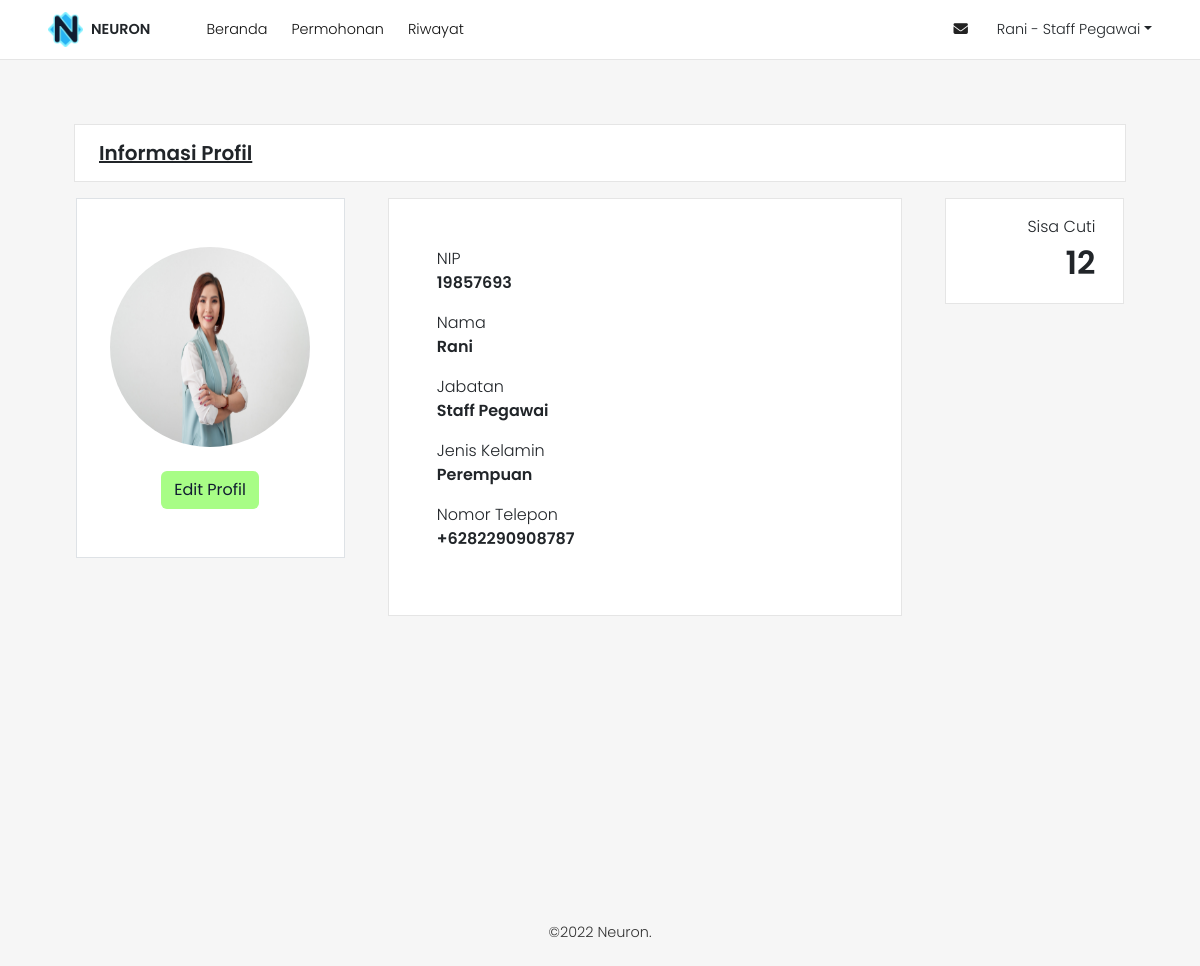
Screenshot of /hal/pegawai/index.php?hal=profil (signed in) with the database file from the repository.
### tables this page shows
CREATE TABLE `tb_pegawai` (
  `nip` int(25) NOT NULL,
  `nama_pegawai` varchar(255) NOT NULL,
  `jenis_kelamin` varchar(255) NOT NULL,
  `jabatan` varchar(255) NOT NULL,
  `no_telp` bigint(13) NOT NULL,
  `foto` varchar(255) NOT NULL,
  `jatah_cuti` int(11) NOT NULL,
  `password` varchar(255) NOT NULL,
  `id_akses` int(11) NOT NULL
);

### hal/pegawai/profil.php (the view, shortened to what this page needs)
<?php
$getData = $koneksi->query("SELECT * FROM tb_pegawai WHERE nip = '$getNip'");
while($row = $getData->fetch_assoc()){
 ?>
<div class="p-4 col-11 mx-auto">
	<div class="row-wrapp p-2 ps-4 pt-3">
		<h5 class="fw-semibold text-decoration-underline">Informasi Profil</h5>
	</div>
	<div class="row gap-1 justify-content-around mt-3">
		<div class="col-3 border border-1 p-5 row-wrapp left-p">
			<div class="profil d-flex flex-column align-items-center">
				<img src="../../assets/img/<?= $row['foto']; ?>" height="200" width="200" class="d-block rounded-circle">
			</div>
			<div class="text-center mt-4">
				<a href="" class="btn btn-cuti" data-bs-toggle="modal" data-bs-target="#editModal<?= $row['nip']; ?>">Edit Profil</a>
			</div>
		</div>
		<div class="col-6">
			<div class="row-wrapp p-5 flex-column">
				<div class="mb-3">
					<label>NIP</label>
					<br>
					<label class="fw-semibold"><?= $row['nip']; ?></label>
				</div>
				<div class="mb-3">
					<label>Nama</label>
					<br>
					<label class="fw-semibold"><?= $row['nama_pegawai']; ?></label>
				</div>
				<div class="mb-3">
					<label>Jabatan</label>
					<br>
					<label class="fw-semibold"><?= $row['jabatan']; ?></label>
				</div>
				<div class="mb-3">
					<label>Jenis Kelamin</label>
					<br>
					<label class="fw-semibold"><?= $row['jenis_kelamin']; ?></label>
				</div>
				<div class="mb-3">
					<label>Nomor Telepon</label>
					<br>
					<label class="fw-semibold">+62<?= $row['no_telp']; ?></label>
				</div>
			</div>
		</div>
		<div class="col-2">
			<div class="row row-wrapp p-3 text-end">
				<div>
					<label>Sisa Cuti</label>
					<br>
					<label class="fw-semibold fs-2"><?= $row['jatah_cuti']; ?></label>
				</div>
			</div>
		</div>
	</div>
</div>
<?php
}
 ?>

### assets/css/main.css (style rules this page uses)
* { font-family: 'Poppins', sans-serif; font-weight: 300; }
:root { --main-color: #111c31; --sec-color: #87bffd; }
html { background-color: #f6f6f6; }
.row-wrapp { background-color: #fff; border: 1px solid rgba(0, 0, 0, .1); }
.btn.btn-cuti { background-color: #a8fd86; color: var(--main-color); }
.left-p { height: 100%; }

### rows the page displays
tb_pegawai: foto (picture), nip "19857693", nama_pegawai "Rani", jabatan "Staff Pegawai", jenis_kelamin "Perempuan", no_telp "82290908787", jatah_cuti "12"

### other values shown
$_SESSION['nama_pegawai'] "Rani"
$_SESSION['jabatan'] "Staff Pegawai"
